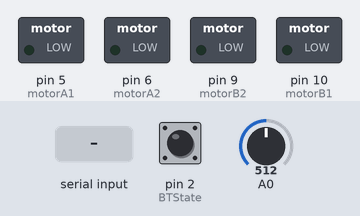
Bench run of a sketch on a simulated Arduino Uno, built with avr-gcc and run on an emulated ATmega328P. Shown: switched loads named in the sketch (green lamp = pin HIGH). The test bench sets the inputs (shaded band); at power-on: pin 2 (BTState) HIGH, A0 = 512. What the sketch prints to the serial monitor is not drawn.

Above: at 1.2 s.
1.3 s: "F" received over Serial
At 2.2 s:
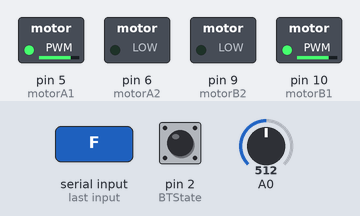
2.8 s: byte 74 ('J') received over Serial
At 3.4 s:
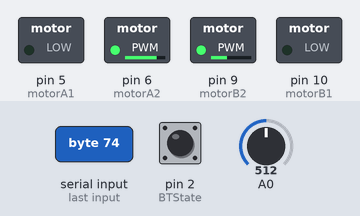
4.3 s: byte 76 ('L') received over Serial
At 5.5 s:
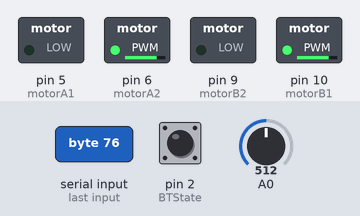
5.8 s: byte 82 ('R') received over Serial
At 6.8 s:
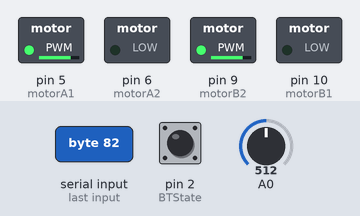
7.3 s: "G" received over Serial
At 8.0 s:
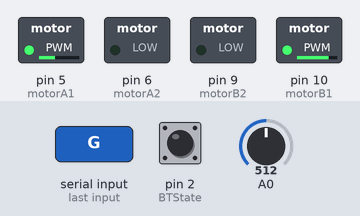
8.8 s: "I" received over Serial
At 9.1 s:
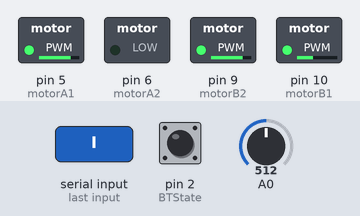
Timing chart, 0 to 11.3 s (numbered marks = the images above; inputs shaded):
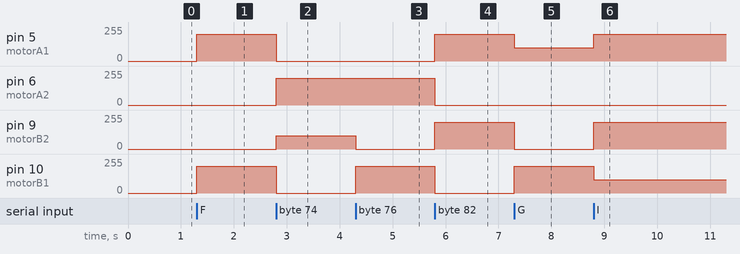

Measured:
- after the input at 1.3 s, pin 5 (motorA1), pin 10 (motorB1): 0/255 → 200/255 at once
- after the input at 2.8 s, pin 5 (motorA1), pin 10 (motorB1): 200/255 → 0/255 at once; pin 6 (motorA2): 0/255 → 200/255 at once; pin 9 (motorB2): 0/255 → 100/255 at once
- after the input at 4.3 s, pin 9 (motorB2): 100/255 → 0/255 at once; pin 10 (motorB1): 0/255 → 200/255 at once
- after the input at 5.8 s, pin 5 (motorA1), pin 9 (motorB2): 0/255 → 200/255 at once; pin 6 (motorA2), pin 10 (motorB1): 200/255 → 0/255 at once
- after the input at 7.3 s, pin 5 (motorA1): 200/255 → 100/255 at once; pin 9 (motorB2): 200/255 → 0/255 at once; pin 10 (motorB1): 0/255 → 200/255 at once
- after the input at 8.8 s, pin 5 (motorA1): 100/255 → 200/255 at once; pin 9 (motorB2): 0/255 → 200/255 at once; pin 10 (motorB1): 200/255 → 100/255 at once

The sketch:

sea_bin.ino
```cpp
//L293 Connection
  const int motorA1  = 5;  // Pin  2 of L293
  const int motorA2  = 6;  // Pin  7 of L293
  const int motorB1  = 10; // Pin 10 of L293
  const int motorB2  = 9;  // Pin 14 of L293
//Bluetooth (HC-06 JY-MCU) State pin on pin 2 of Arduino
  const int BTState = 2;
//Calculate Battery Level
  const float maxBattery = 8.0;// Change value to your max battery voltage level!
  int perVolt;                 // Percentage variable
  float voltage = 0.0;         // Read battery voltage
  int level;
// Use it to make a delay... without delay() function!
  long previousMillis = -1000*10;// -1000*10=-10sec. to read the first value. If you use 0 then you will take the first value after 10sec.
  long interval = 1000*10;       // interval at which to read battery voltage, change it if you want! (10*1000=10sec)
  unsigned long currentMillis;   //unsigned long currentMillis;
//Useful Variables
  int state;
  int vSpeed=200;     // Default speed, from 0 to 255

void setup() {
    // Set pins as outputs:
    pinMode(motorA1, OUTPUT);
    pinMode(motorA2, OUTPUT);
    pinMode(motorB1, OUTPUT);
    pinMode(motorB2, OUTPUT);
    // Initialize serial communication at 9600 bits per second:
    Serial.begin(9600);
}

void loop() {
  //Stop boat when connection lost or bluetooth disconnected
    if(digitalRead(BTState)==LOW) { state='S'; }

  //Save income data to variable 'state'
    if(Serial.available() > 0){
      state = Serial.read();
    }

  //Change speed if state is equal from 0 to 4. Values must be from 0 to 255 (PWM)
    if (state == '0'){
      vSpeed=0;}
    else if (state == '1'){
      vSpeed=100;}
    else if (state == '2'){
      vSpeed=180;}
    else if (state == '3'){
      vSpeed=200;}
    else if (state == '4'){
      vSpeed=255;}

  /***********************Forward****************************/
  //If state is equal with letter 'F', boat will go forward!
    if (state == 'F') {
    	analogWrite(motorA1, vSpeed); analogWrite(motorA2, 0);
        analogWrite(motorB1, vSpeed); analogWrite(motorB2, 0);
    }
  /**********************Forward Left************************/
  //If state is equal with letter 'G', boat will go forward left
    else if (state == 'G') {
    	analogWrite(motorA1, 100);    analogWrite(motorA2, 0);
        analogWrite(motorB1, vSpeed); analogWrite(motorB2, 0);
    }
  /**********************Forward Right************************/
  //If state is equal with letter 'I', boat will go forward right
    else if (state == 'I') {
      	analogWrite(motorA1, vSpeed); analogWrite(motorA2, 0);
        analogWrite(motorB1, 100);    analogWrite(motorB2, 200);
    }
  /***********************Backward****************************/
  //If state is equal with letter 'B', boat will go backward
    else if (state == 'B') {
    	analogWrite(motorA1, 0);   analogWrite(motorA2, vSpeed);
        analogWrite(motorB1, 0);   analogWrite(motorB2, vSpeed);
    }
  /**********************Backward Left************************/
  //If state is equal with letter 'H', boat will go backward left
    else if (state == 'H') {
    	analogWrite(motorA1, 0);   analogWrite(motorA2, 100);
        analogWrite(motorB1, 0); analogWrite(motorB2, vSpeed);
    }
  /**********************Backward Right************************/
  //If state is equal with letter 'J', boat will go backward right
    else if (state == 'J') {
    	analogWrite(motorA1, 0);   analogWrite(motorA2, vSpeed);
        analogWrite(motorB1, 0);   analogWrite(motorB2, 100);
    }
  /***************************Left*****************************/
  //If state is equal with letter 'L', wheels will turn left
    else if (state == 'L') {
    	analogWrite(motorA1, 0);     analogWrite(motorA2, vSpeed);
        analogWrite(motorB1, vSpeed);analogWrite(motorB2, 0);
    }
  /***************************Right*****************************/
  //If state is equal with letter 'R', wheels will turn right
    else if (state == 'R') {
    	analogWrite(motorA1, vSpeed);analogWrite(motorA2, 0);
        analogWrite(motorB1, 0);     analogWrite(motorB2, vSpeed);
    }

  /************************Stop*****************************/
  //If state is equal with letter 'S', stop the boat
    else if (state == 'S'){
        analogWrite(motorA1, 0);  analogWrite(motorA2, 0);
        analogWrite(motorB1, 0);  analogWrite(motorB2, 0);
    }
  /***********************Battery*****************************/
  //Read battery voltage every 10sec.
    currentMillis = millis();
    if(currentMillis - (previousMillis) > (interval)) {
       previousMillis = currentMillis;
       //Read voltage from analog pin A0 and make calibration:
       voltage = (analogRead(A0)*5.015 / 1024.0)*11.132;
       //Calculate percentage...
       perVolt = (voltage*100)/ maxBattery;
       if      (perVolt<=75)               { level=0; }
       else if (perVolt>75 && perVolt<=80) { level=1; }    //        Battery level
       else if (perVolt>80 && perVolt<=85) { level=2; }    //Min ------------------------   Max
       else if (perVolt>85 && perVolt<=90) { level=3; }    //    | 0 | 1 | 2 | 3 | 4 | 5 | >
       else if (perVolt>90 && perVolt<=95) { level=4; }    //    ------------------------
       else if (perVolt>95)                { level=5; }
       Serial.println(level);
    }

}
```
